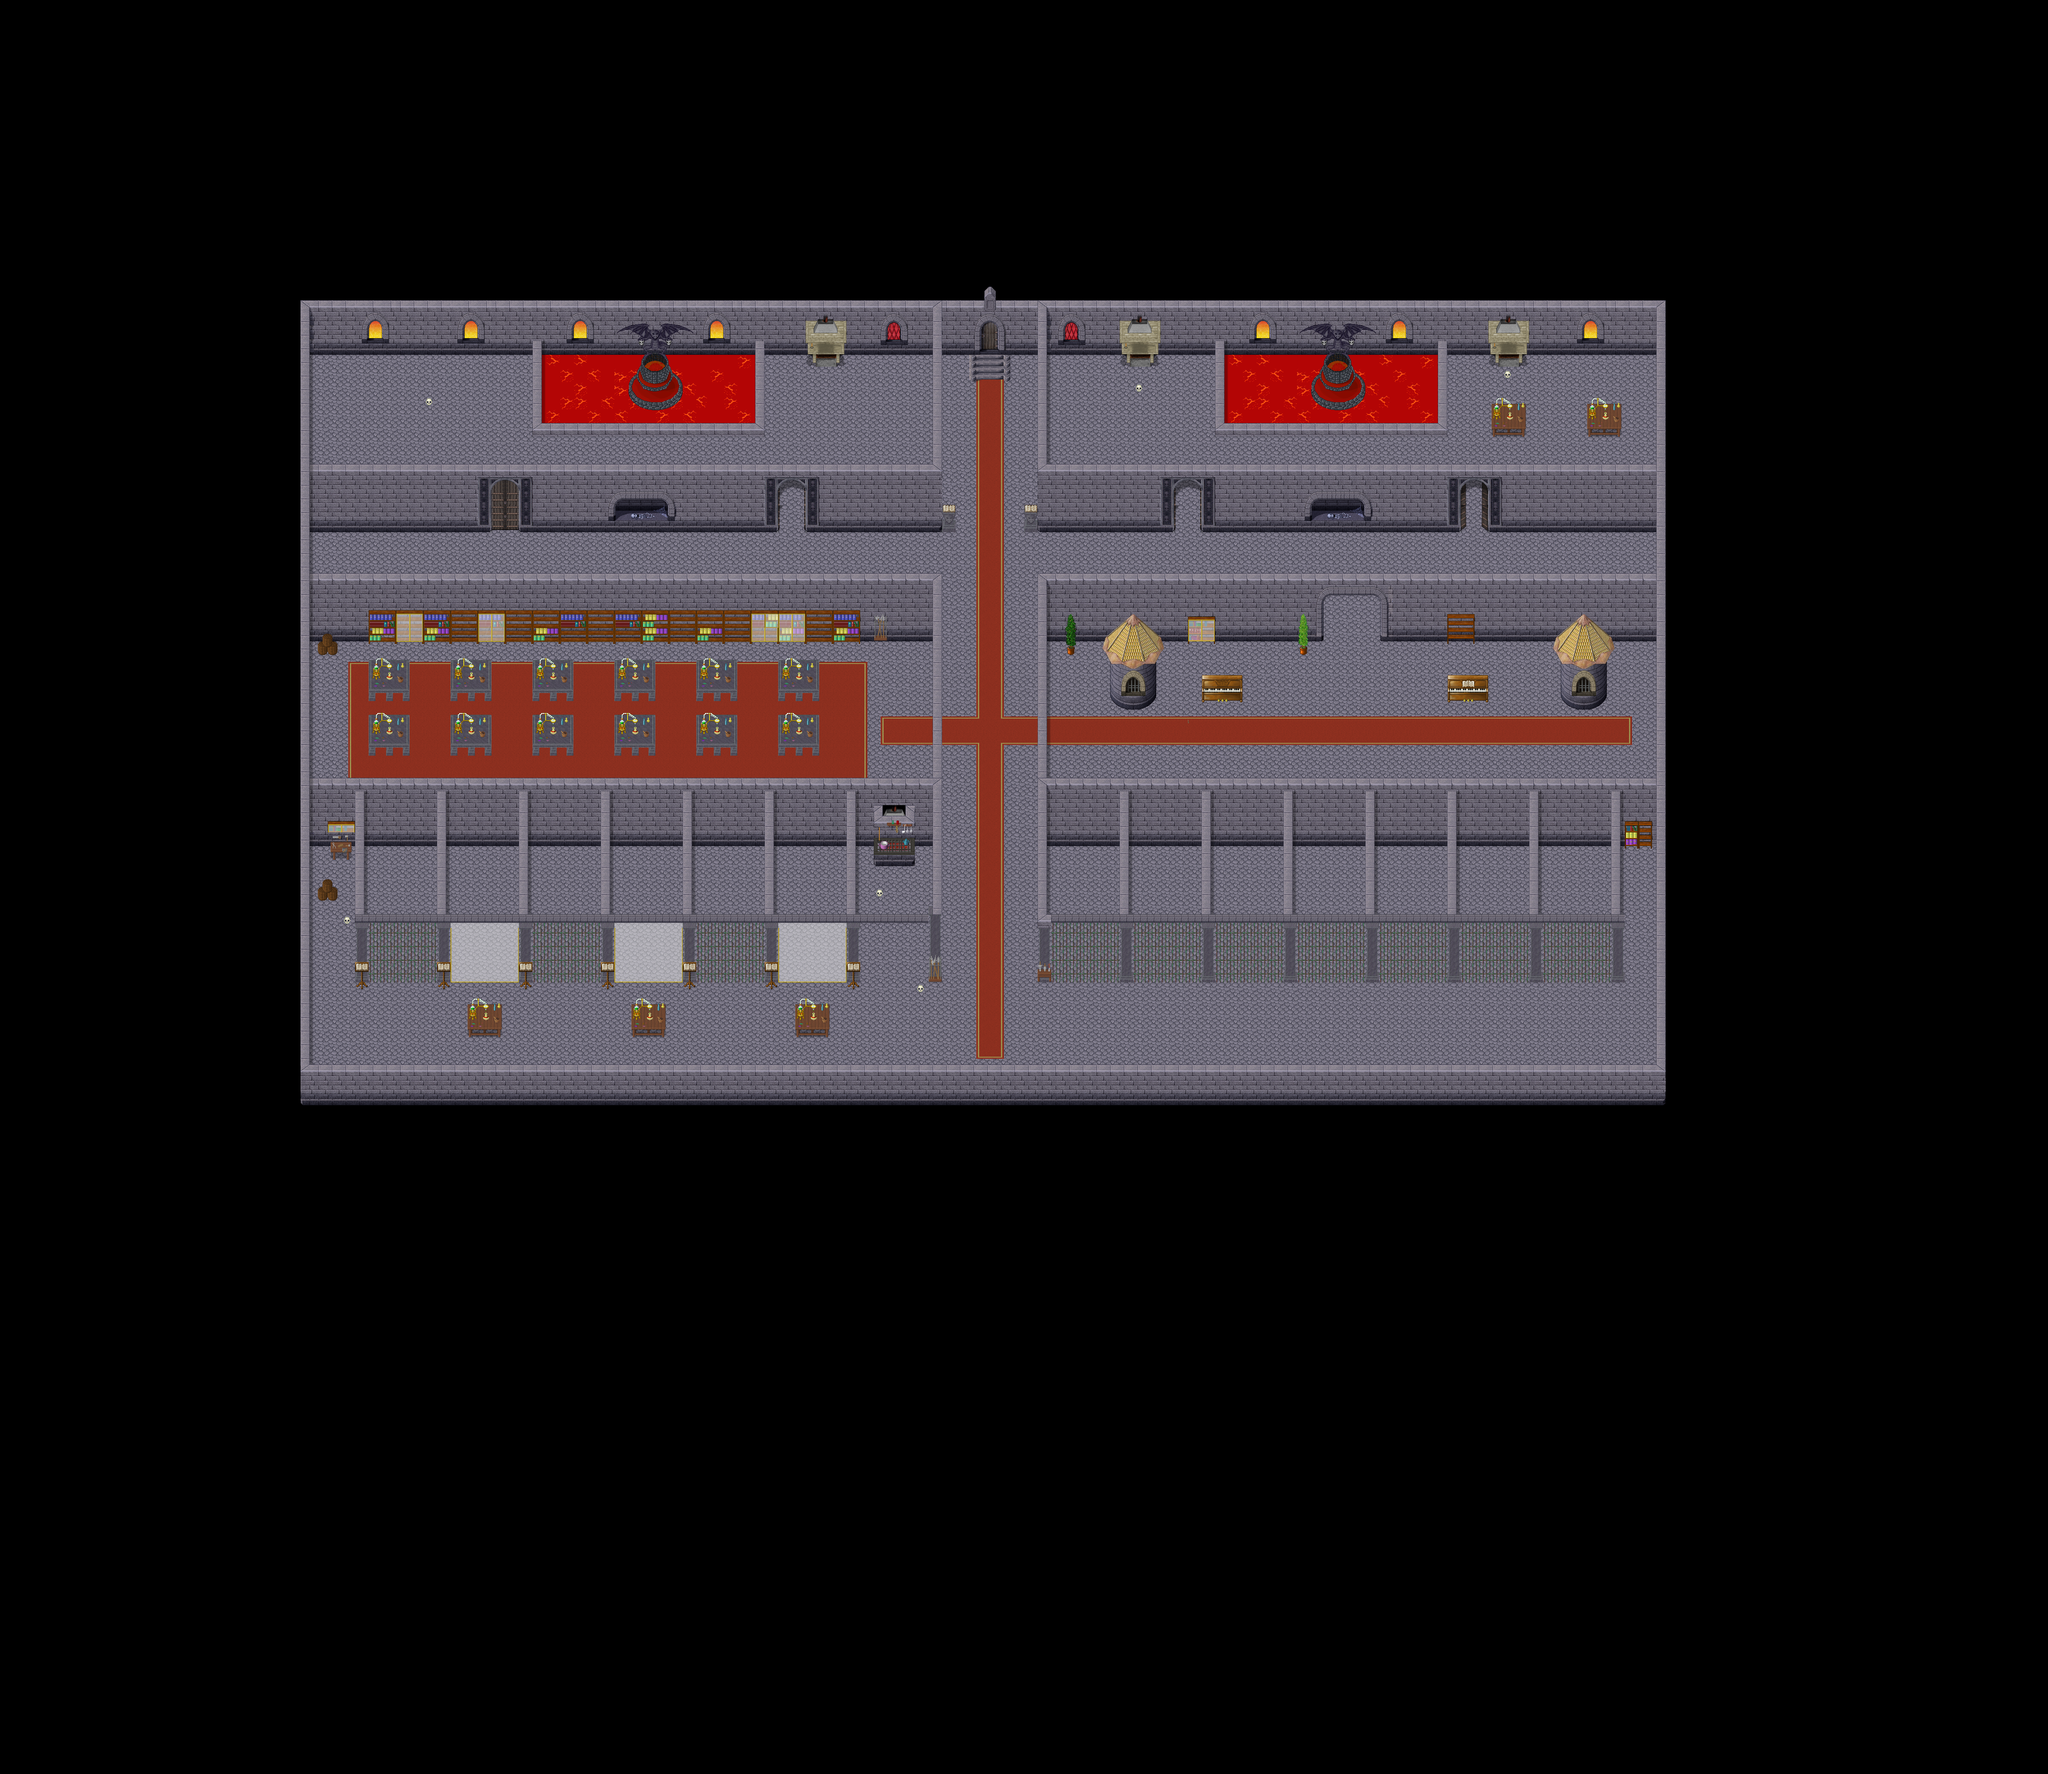

This game map was drawn from its Tiled (.tmx) file and the tilesets committed beside it. A one-line description and the trimmed map source follow:
An orthogonal 150x130 tile map with 32x32 px tiles, 7 tile layers (Ground, Ground 2, Ground 3, Fringe, ...), 1 hidden layer not drawn, 16 tilesets and 22 objects (14x warp, 8x switch).

<map version="1.10" tiledversion="1.10.1" orientation="orthogonal" renderorder="right-down" compressionlevel="0" width="150" height="130" tilewidth="32" tileheight="32" infinite="0" nextlayerid="10" nextobjectid="28">
 <properties>
  <property name="music" value="ghoulish-fun.ogg" />
  <property name="name" value="Keshlam's Adventurer's Guild Basement" />
 </properties>
 <tileset firstgid="1" name="castle1" tilewidth="32" tileheight="32" tilecount="256" columns="16">
  <image source="../graphics/tiles/castle1.png" width="512" height="512" />
 </tileset>
 <tileset firstgid="257" name="crypt_fringe_x3" tilewidth="32" tileheight="32" tilecount="240" columns="16">
  <image source="../graphics/tiles/crypt_fringe_x3.png" width="512" height="480" />
 </tileset>
 <tileset firstgid="497" name="crypt_x5" tilewidth="32" tileheight="32" tilecount="80" columns="16">
  <image source="../graphics/tiles/crypt_x5.png" width="512" height="160" />
 </tileset>
 <tileset firstgid="577" name="crypt_x4" tilewidth="32" tileheight="32" tilecount="256" columns="16">
  <image source="../graphics/tiles/crypt_x4.png" width="512" height="512" />
 </tileset>
 <tileset firstgid="833" name="woodland_indoor" tilewidth="32" tileheight="32" tilecount="256" columns="16">
  <image source="../graphics/tiles/woodland_indoor.png" width="512" height="512" />
 </tileset>
 <tileset firstgid="1089" name="inn_x3" tilewidth="32" tileheight="32" tilecount="240" columns="16">
  <image source="../graphics/tiles/inn_x3.png" width="512" height="480" />
 </tileset>
 <tileset firstgid="1329" name="inn_x4" tilewidth="32" tileheight="32" tilecount="64" columns="16">
  <image source="../graphics/tiles/inn_x4.png" width="512" height="128" />
 </tileset>
 <tileset firstgid="1393" name="crypt_x8" tilewidth="32" tileheight="32" tilecount="48" columns="6">
  <image source="../graphics/tiles/crypt_x8.png" width="192" height="256" />
 </tileset>
 <tileset firstgid="1441" name="forge_x4" tilewidth="32" tileheight="32" tilecount="12" columns="3">
  <image source="../graphics/tiles/forge_x4.png" width="96" height="128" />
 </tileset>
 <tileset firstgid="1453" name="crypt_blockwall" tilewidth="32" tileheight="32" tilecount="256" columns="16">
  <image source="../graphics/tiles/crypt_blockwall.png" width="512" height="512" />
 </tileset>
 <tileset firstgid="1709" source="../tilesets/collision.tsx" />
 <tileset firstgid="1711" name="woodland_indoor_x2" tilewidth="32" tileheight="32" tilecount="96" columns="16">
  <image source="../graphics/tiles/woodland_indoor_x2.png" width="512" height="192" />
 </tileset>
 <tileset firstgid="1807" name="crypt_reaper_room" tilewidth="32" tileheight="32" tilecount="176" columns="16">
  <image source="../graphics/tiles/crypt_reaper_room.png" width="512" height="352" />
 </tileset>
 <tileset firstgid="1983" name="cave2" tilewidth="32" tileheight="32" tilecount="128" columns="16">
  <image source="../graphics/tiles/cave2.png" width="512" height="256" />
 </tileset>
 <tileset firstgid="2111" source="../tilesets/wood_lab.tsx" />
 <tileset firstgid="2123" source="../tilesets/stone_lab.tsx" />
 <layer id="1" name="Ground" width="150" height="130">
  <data>[19500 cells, 19496 non-empty, 5 distinct tile ids]</data>
 </layer>
 <layer id="2" name="Ground 2" width="150" height="130">
  <data>[19500 cells, 1798 non-empty, 142 distinct tile ids]</data>
 </layer>
 <layer id="3" name="Ground 3" width="150" height="130">
  <data>[19500 cells, 293 non-empty, 133 distinct tile ids]</data>
 </layer>
 <layer id="4" name="Fringe" width="150" height="130">
  <data>[19500 cells, 17 non-empty, 2 distinct tile ids]</data>
 </layer>
 <layer id="5" name="Over 1" width="150" height="130">
  <data>[19500 cells, 1430 non-empty, 148 distinct tile ids]</data>
 </layer>
 <layer id="6" name="Over 2" width="150" height="130">
  <data>[19500 cells, 761 non-empty, 62 distinct tile ids]</data>
 </layer>
 <layer id="7" name="Over 3" width="150" height="130">
  <data>[19500 cells, 2 non-empty, 2 distinct tile ids]</data>
 </layer>
 <layer id="8" name="Collision" width="150" height="130" visible="0">
  <data>[19500 cells, 15322 non-empty, 1 distinct tile ids]</data>
 </layer>
 <objectgroup id="9" name="Objects">
  <object id="1" name="To Hallway" type="warp" x="2304" y="800" width="32" height="32">
   <properties>
    <property name="dest_map" value="099-1" />
    <property name="dest_x" value="119" />
    <property name="dest_y" value="115" />
   </properties>
  </object>
  <object id="2" name="To Hallway" type="warp" x="928" y="1952" width="32" height="32">
   <properties>
    <property name="dest_map" value="099-1" />
    <property name="dest_x" value="48" />
    <property name="dest_y" value="17" />
   </properties>
  </object>
  <object id="3" name="To Hallway" type="warp" x="1120" y="1952" width="32" height="32">
   <properties>
    <property name="dest_map" value="099-1" />
    <property name="dest_x" value="76" />
    <property name="dest_y" value="26" />
   </properties>
  </object>
  <object id="4" name="To Hallway" type="warp" x="1312" y="1952" width="32" height="32">
   <properties>
    <property name="dest_map" value="099-1" />
    <property name="dest_x" value="128" />
    <property name="dest_y" value="18" />
   </properties>
  </object>
  <object id="5" name="To Hallway" type="warp" x="1504" y="1952" width="32" height="32">
   <properties>
    <property name="dest_map" value="099-1" />
    <property name="dest_x" value="110" />
    <property name="dest_y" value="45" />
   </properties>
  </object>
  <object id="6" name="To Hallway" type="warp" x="1696" y="1952" width="32" height="32">
   <properties>
    <property name="dest_map" value="099-1" />
    <property name="dest_x" value="120" />
    <property name="dest_y" value="79" />
   </properties>
  </object>
  <object id="7" name="To Hallway" type="warp" x="1888" y="1952" width="32" height="32">
   <properties>
    <property name="dest_map" value="099-1" />
    <property name="dest_x" value="113" />
    <property name="dest_y" value="98" />
   </properties>
  </object>
  <object id="8" name="To Hallway" type="warp" x="2528" y="1952" width="32" height="32">
   <properties>
    <property name="dest_map" value="099-1" />
    <property name="dest_x" value="125" />
    <property name="dest_y" value="98" />
   </properties>
  </object>
  <object id="9" name="To Hallway" type="warp" x="2720" y="1952" width="32" height="32">
   <properties>
    <property name="dest_map" value="099-1" />
    <property name="dest_x" value="60" />
    <property name="dest_y" value="93" />
   </properties>
  </object>
  <object id="10" name="To Hallway" type="warp" x="2912" y="1952" width="32" height="32">
   <properties>
    <property name="dest_map" value="099-1" />
    <property name="dest_x" value="20" />
    <property name="dest_y" value="55" />
   </properties>
  </object>
  <object id="11" name="To Hallway" type="warp" x="3104" y="1952" width="32" height="32">
   <properties>
    <property name="dest_map" value="099-1" />
    <property name="dest_x" value="14" />
    <property name="dest_y" value="55" />
   </properties>
  </object>
  <object id="12" name="To Hallway" type="warp" x="3296" y="1952" width="32" height="32">
   <properties>
    <property name="dest_map" value="099-1" />
    <property name="dest_x" value="15" />
    <property name="dest_y" value="68" />
   </properties>
  </object>
  <object id="13" name="To Hallway" type="warp" x="3488" y="1952" width="32" height="32">
   <properties>
    <property name="dest_map" value="099-1" />
    <property name="dest_x" value="19" />
    <property name="dest_y" value="94" />
   </properties>
  </object>
  </objectgroup>
</map>
<!-- 9 of 22 objects omitted -->
